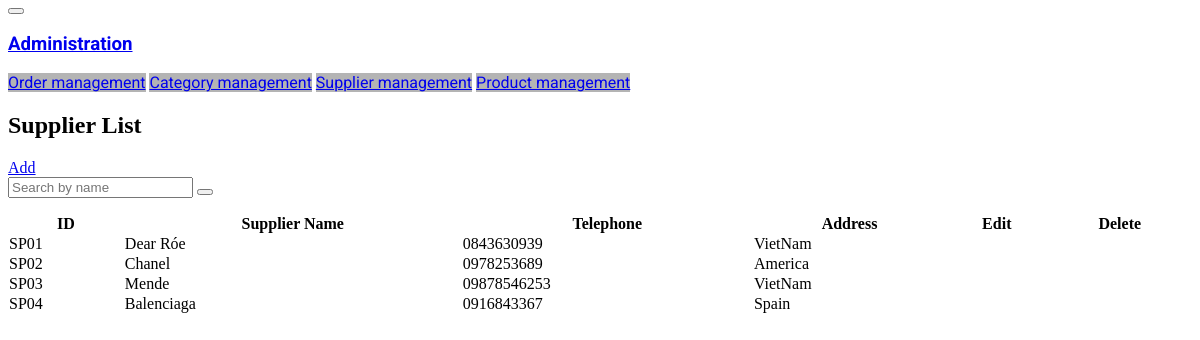
The app's page /admin/supplier/list.php, older data.
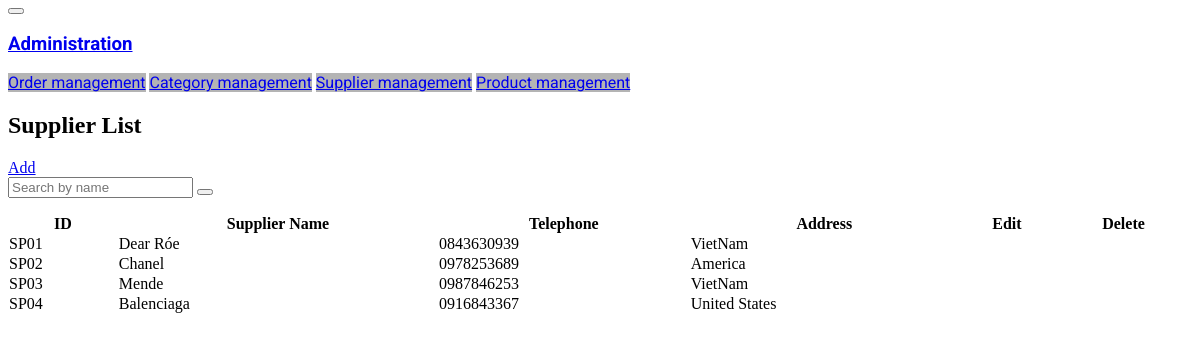
The same page, newer data.
### tables this page shows
CREATE TABLE `supplier` (
  `id` varchar(10) NOT NULL,
  `name` varchar(20) NOT NULL,
  `phone` varchar(12) NOT NULL,
  `address` varchar(255) NOT NULL
);

### admin/supplier/list.php (the view, shortened to what this page needs)
<section class="row">
    <?php
    include_once 'admin/nav.php';
    ?>
    <div class="col-lg-10 col-md-9 col-12">
        <div class="pt-2 mb-2">
            <h1 class="text-center">Supplier List</h1>
            <div class="text-center mb-2 row">
                <div class="col-6 d-flex justify-content-start align-items-center">
                    <a href="?page=addSupplier" class="btn btn-outline-dark"><i class="bi bi-plus-circle pe-2"></i>Add</a>
                </div>
                <div class="col-6 d-flex justify-content-end align-items-center">
                    <form action="/manage/supplier" method="GET" class="d-flex input-group w-auto">
                        <input name="search" type="search" class="form-control" placeholder="Search by name" aria-label="Search" aria-describedby="search-addon" />
                        <button class="btn btn-secondary searching" type="submit"><i class="bi bi-search"></i></button>
                    </form>
                </div>
            </div>
            <table class="table table-striped table-bordered m-0" cellspacing="0" width="100%">
                <thead class="justify-content-md-between justify-content-sm-center align-content-center border-bottom border-2 my-2 bg-dark text-light p-3 rounded-3">
                    <tr class="text-center">
                        <th>
                            <strong>ID</strong>
                        </th>
                        <th>
                            <strong>Supplier Name</strong>
                        </th>
                        <th>
                            <strong>Telephone</strong>
                        </th>
                        <th>
                            <strong>Address</strong>
                        </th>
                        <th>
                            <strong>Edit</strong>
                        </th>
                        <th>
                            <strong>Delete</strong>
                        </th>
                    </tr>
                </thead>
                <tbody class="justify-content-md-between justify-content-sm-center border-bottom border-2 my-2 bg-light p-2 rounded-3">
                    <?php
                    $c = new Connect();
                    $dblink = $c->connectToMySQL();
                    $sql = "SELECT * FROM `supplier`";
                    $stmt = $dblink->query($sql);
                    while ($row = $stmt->fetch_assoc()) :
                    ?>
                        <tr>
                            <td class="text-center align-middle"><?= $row['id'] ?></td>
                            <td class="text-center align-middle"><?= $row['name'] ?></td>
                            <td class="text-center align-middle"><?= $row['phone'] ?></td>
                            <td class="align-middle"><?= $row['address'] ?></td>
                            <td class="text-center align-middle">
                            </td>
                            <td class="text-center align-middle">
                            </td>
                        </tr>
                    <?php
                    endwhile;
                    ?>
                </tbody>
            </table>
        </div>
    </div>
</section>

Row changes from the older to the newer data that the page shows:
changed supplier "SP03": phone "09878546253" → "0987846253"
changed supplier "SP04": address "Spain" → "United States"
